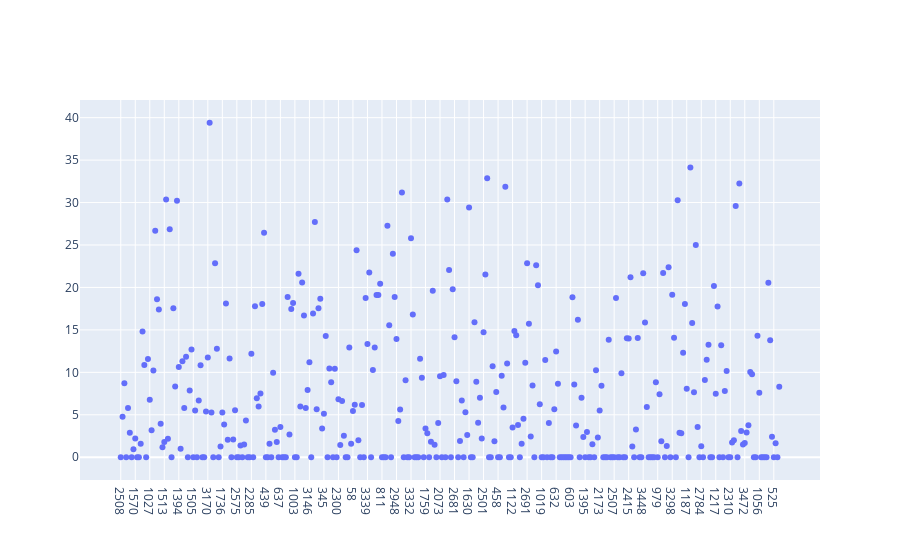

The notebook cell this image was saved under:
### Code cell
tmp = mdatai.loc[mdatai.index[hmap.dendrogram_col.reordered_ind], 'Plaque_thickness']
fig = go.Figure()
fig.add_trace(go.Scatter(
    x=[str(i) for i in tmp.index],
    y=tmp, mode='markers'
))

### Figure 1 — Plotly figure (JSON) as saved in the notebook; plotly's stock layout.template omitted (floating-point values rounded to 4 significant figures; data arrays with more than 128 entries replaced by an {"elided": "..."} marker saying what was removed)
{"data": [{"mode": "markers", "type": "scatter", "x": {"elided": "364 str values"}, "y": {"elided": "364 float values"}}], "layout": {}}
